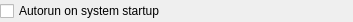
<?xml version="1.0" encoding="UTF-8"?>
<ui version="4.0">
 <class>MiscOptionsWidgetClass</class>
 <widget class="QWidget" name="MiscOptionsWidgetClass">
  <property name="geometry">
   <rect>
    <x>0</x>
    <y>0</y>
    <width>353</width>
    <height>22</height>
   </rect>
  </property>
  <layout class="QVBoxLayout" name="verticalLayout">
   <property name="margin">
    <number>0</number>
   </property>
   <item>
    <widget class="QCheckBox" name="chbAutorun">
     <property name="text">
      <string>Autorun on system startup</string>
     </property>
    </widget>
   </item>
  </layout>
 </widget>
 <layoutdefault spacing="6" margin="11"/>
 <resources/>
 <connections/>
</ui>
